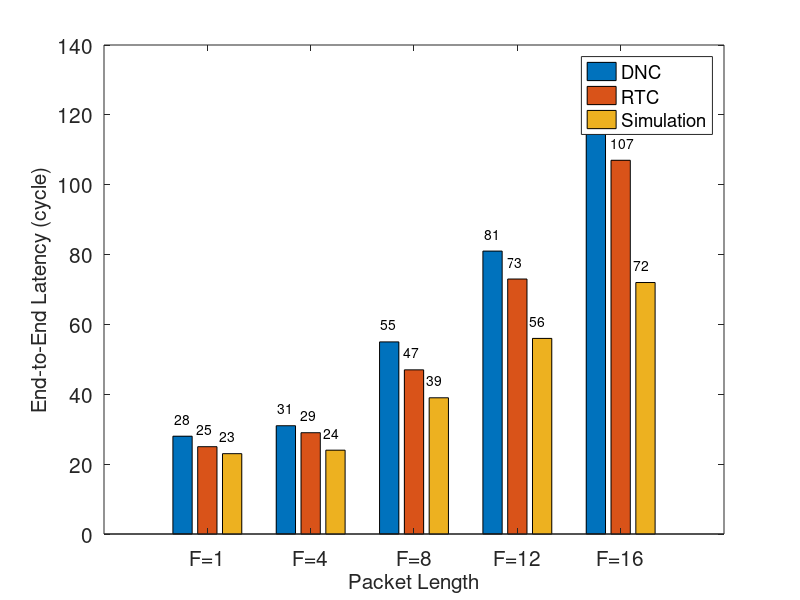

The MATLAB source for this figure:
data=[28 25 23;31 29 24;55 47 39;81 73 56;123 107 72]
handle=bar(data)
set(gca,'xTickLabel',{'F=1','F=4','F=8','F=12','F=16'},'FontSize',15)
xlabel('Packet Length','FontSize',15)
ylabel('End-to-End Latency (cycle)','FontSize',15)
legend('DNC','RTC','Simulation')

ncy=get(handle(1),'YData')
ncx=get(handle(1),'XData')
rtcy=get(handle(2),'YData')
rtcx=get(handle(2),'XData')
simy=get(handle(3),'YData')
simx=get(handle(3),'XData')

ydist=5;

xdist=-0.32;
text(ncx(1)+xdist,ncy(1)+ydist,num2str(ncy(1)));
text(ncx(2)+xdist,ncy(2)+ydist,num2str(ncy(2)));
text(ncx(3)+xdist,ncy(3)+ydist,num2str(ncy(3)));
text(ncx(4)+xdist,ncy(4)+ydist,num2str(ncy(4)));
text(ncx(5)+xdist,ncy(5)+ydist,num2str(ncy(5)));

xdist=-0.1;
text(rtcx(1)+xdist,rtcy(1)+ydist,num2str(rtcy(1)));
text(rtcx(2)+xdist,rtcy(2)+ydist,num2str(rtcy(2)));
text(rtcx(3)+xdist,rtcy(3)+ydist,num2str(rtcy(3)));
text(rtcx(4)+xdist,rtcy(4)+ydist,num2str(rtcy(4)));
text(rtcx(5)+xdist,rtcy(5)+ydist,num2str(rtcy(5)));

xdist=0.12;
text(simx(1)+xdist,simy(1)+ydist,num2str(simy(1)));
text(simx(2)+xdist,simy(2)+ydist,num2str(simy(2)));
text(simx(3)+xdist,simy(3)+ydist,num2str(simy(3)));
text(simx(4)+xdist,simy(4)+ydist,num2str(simy(4)));
text(simx(5)+xdist,simy(5)+ydist,num2str(simy(5)));